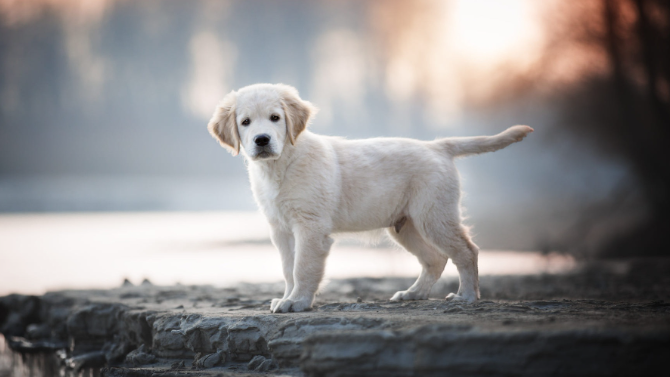
#> input picture assets/puppy.png, 670 x 377 px
$ python pixelCopyPaste.py
#> lines starting #> are read from the running program, lines starting #| are printed output that depends on the picture; after the words box and inside, x2 and y2 are one past the last pixel; in counts of white or black regions, pixels touching at a corner belong together
import cv2
import random

img = cv2.imread('assets/puppy.png', -1)
#> img is the input picture: shape (377, 670, 4); mean B, G, R, A 137.3, 137.2, 139.9, 255

#print 325st row of image
print(img[325]) #[255...] white pixel
#> (printed output is left out)
#
print(img[325][45:300]) # random columns show different values
#> (printed output is left out)

# Get the height, width, and number of channels of the image
height, width, channels = img.shape
#> height = 377; width = 670; channels = 4

print('h:{}, w:{}, c:{}'.format(height, width, channels))
#| h:377, w:670, c:4

# 1. Change first 50 rows to random pixels
for i in range(50):
	for j in range(width):
		# img[i][j] = [random.randint(0, 255), random.randint(0, 255), random.randint(0, 255)]
		rgba = [random.randint(0, 255) for _ in range(4)]
		img[i, j] = rgba
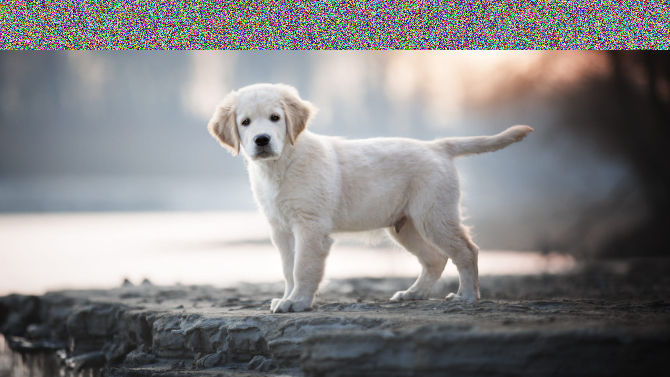
#> img: shape (377, 670, 4); 13.26% of pixels changed, all inside (x1, y1, x2, y2) = (0, 0, 670, 50)

# 2 Copy part of image and paste it inside the main image
tag = img[100:200, 200:400] # the rows and columns to copy - in that order
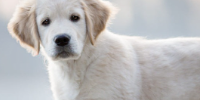
#> tag: shape (100, 200, 4); mean B, G, R, A 185.3, 185, 186.4, 255
img[50:150, 0:200] = tag
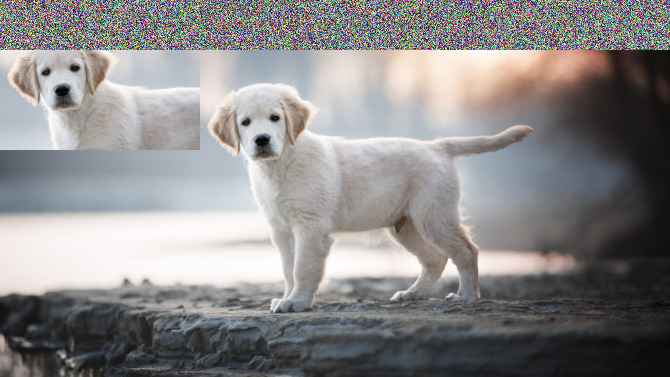
#> img: shape (377, 670, 4); 7.92% of pixels changed, all inside (x1, y1, x2, y2) = (0, 50, 200, 150)

cv2.imshow('Image', img)
cv2.waitKey(0)
cv2.destroyAllWindows()
